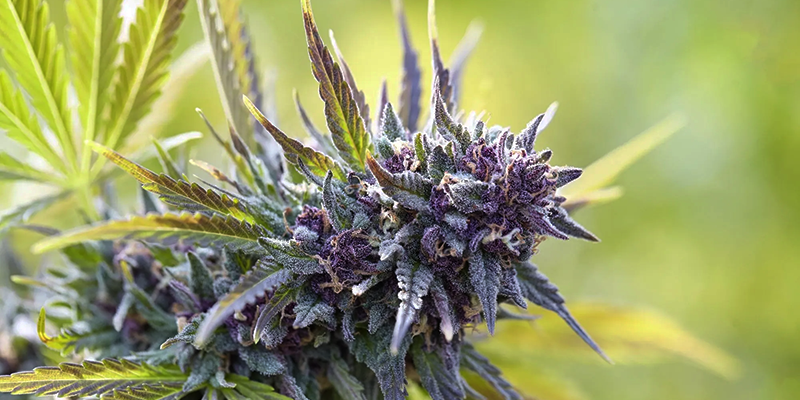
#> input picture Aula_05/planta.png, 800 x 400 px
$ python app.py
#> lines starting #> are read from the running program, lines starting #| are printed output that depends on the picture
import cv2
import numpy as np
import matplotlib.pyplot as plt

imagem_nome = 'planta.png'

imagem = cv2.imread(imagem_nome, cv2.IMREAD_GRAYSCALE)
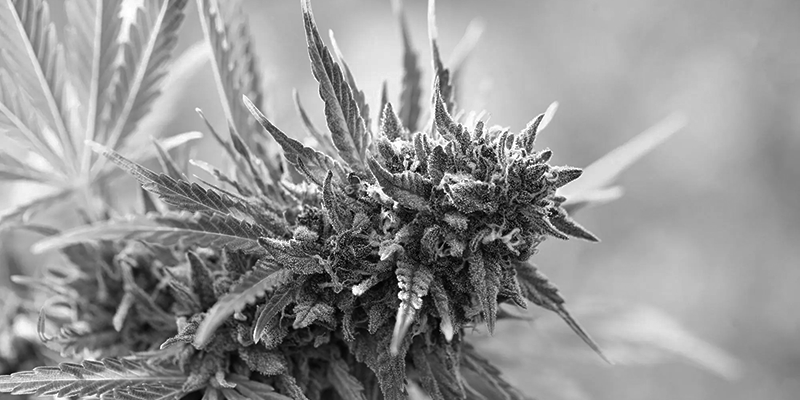
#> imagem: shape (400, 800); min 0, max 255, mean 148.6

if imagem is None:
    print("Erro ao carregar a imagem.")
    exit()

prewitt_x = np.array([[-1, 0, 1],
                      [-1, 0, 1],
                      [-1, 0, 1]])

prewitt_y = np.array([[1, 1, 1],
                      [0, 0, 0],
                      [-1, -1, -1]])

prewitt_x_result = cv2.filter2D(imagem, -1, prewitt_x)
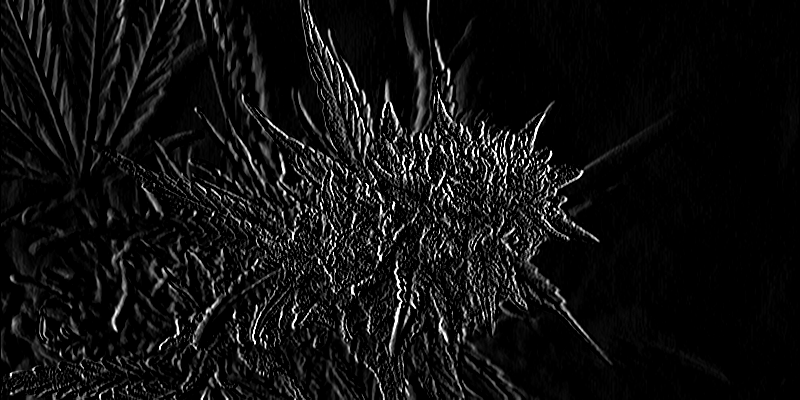
#> prewitt_x_result: shape (400, 800); min 0, max 255, mean 16.3
prewitt_y_result = cv2.filter2D(imagem, -1, prewitt_y)
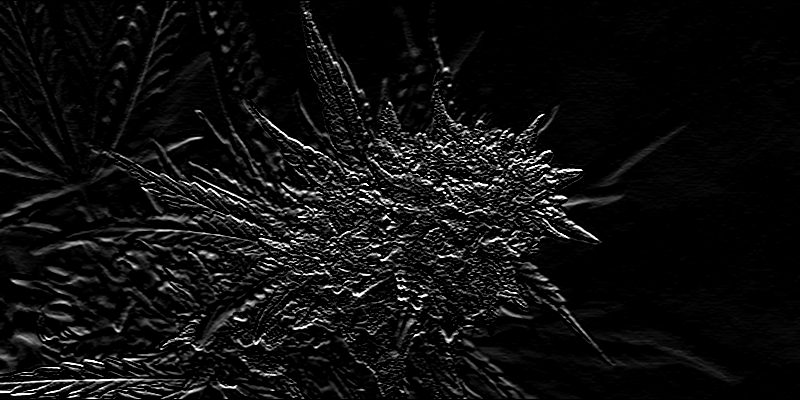
#> prewitt_y_result: shape (400, 800); min 0, max 255, mean 15.6
prewitt_xy_result = cv2.addWeighted(prewitt_x_result, 0.5, prewitt_y_result, 0.5, 0)
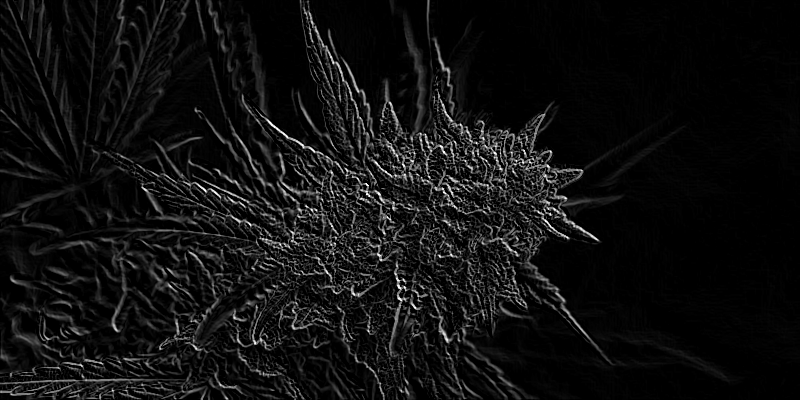
#> prewitt_xy_result: shape (400, 800); min 0, max 255, mean 15.9

def adicionar_texto(imagem, texto):
#> called with texto = 'bordas verticais'
    imagem_colorida = cv2.cvtColor(imagem, cv2.COLOR_GRAY2BGR)
    cv2.putText(imagem_colorida, texto, (10, 30), cv2.FONT_HERSHEY_SIMPLEX,
                0.9, (0, 255, 0), 2, cv2.LINE_AA)
    return imagem_colorida

x_com_texto = adicionar_texto(prewitt_x_result, 'bordas verticais')
y_com_texto = adicionar_texto(prewitt_y_result, 'bordas horizontais')
xy_com_texto = adicionar_texto(prewitt_xy_result, 'todas as bordas')
#> call 3 of adicionar_texto, with texto = 'todas as bordas'
#> in adicionar_texto (call 3), `cv2.putText(imagem_colorida, texto, (10, 30), cv2.FONT_HERSHEY_SIMPLEX..`:
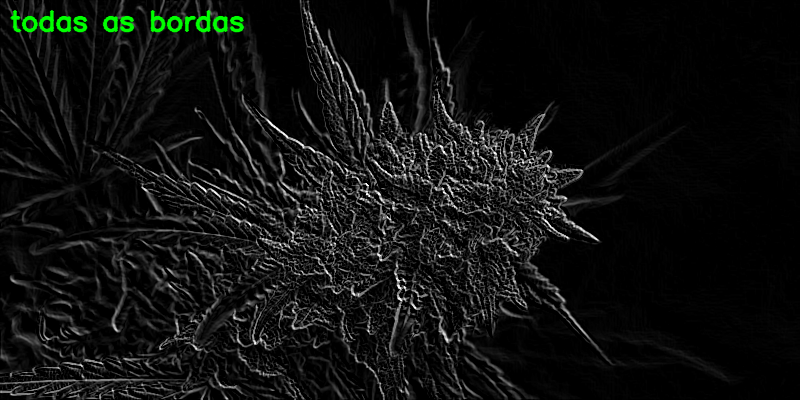
#> imagem_colorida: shape (400, 800, 3); mean B, G, R 15.8, 17.3, 15.8

plt.figure(figsize=(16, 5))
plt.subplot(1, 4, 1)
#> (the run stopped early here; a loop or call above may not have finished)
